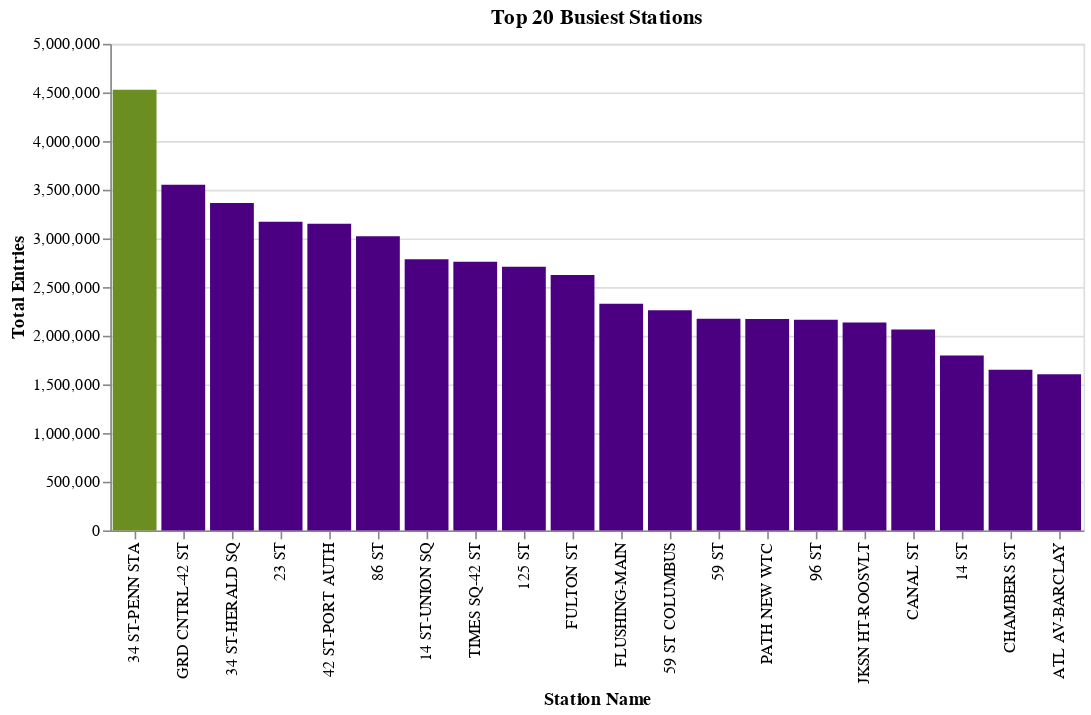

Source (notebook cell):
### Code cell
source = totstation.sort_values('DAILY_ENTRIES',ascending = False).head(20)
alt.Chart(source, title="Top 20 Busiest Stations").mark_bar().encode(
    x=alt.X('STATION:O', title='Station Name',sort='-y'),
    y=alt.Y('DAILY_ENTRIES:Q', title='Total Entries'),
    color=alt.condition(
        alt.datum.STATION == '34 ST-PENN STA',
        alt.value('olivedrab'), 
        alt.value('indigo') 
    )
).properties(width=600)

### Figure 1 — Vega-Lite specification as saved in the notebook (floating-point values rounded to 4 significant figures)
{"config": {"view": {"continuousWidth": 400, "continuousHeight": 300}}, "data": {"name": "data-584e5f5e60fceb0601ee07b3cac5f3e1"}, "mark": "bar", "encoding": {"color": {"condition": {"value": "olivedrab", "test": "(datum.STATION === '34 ST-PENN STA')"}, "value": "indigo"}, "x": {"field": "STATION", "sort": "-y", "title": "Station Name", "type": "ordinal"}, "y": {"field": "DAILY_ENTRIES", "title": "Total Entries", "type": "quantitative"}}, "title": "Top 20 Busiest Stations", "width": 600, "$schema": "https://vega.github.io/schema/vega-lite/v4.17.0.json", "datasets": {"data-584e5f5e60fceb0601ee07b3cac5f3e1": [{"STATION": "34 ST-PENN STA", "DAILY_ENTRIES": 4528000.0}, {"STATION": "GRD CNTRL-42 ST", "DAILY_ENTRIES": 3552000.0}, {"STATION": "34 ST-HERALD SQ", "DAILY_ENTRIES": 3365000.0}, {"STATION": "23 ST", "DAILY_ENTRIES": 3172000.0}, {"STATION": "42 ST-PORT AUTH", "DAILY_ENTRIES": 3150000.0}, {"STATION": "86 ST", "DAILY_ENTRIES": 3022000.0}, {"STATION": "14 ST-UNION SQ", "DAILY_ENTRIES": 2787000.0}, {"STATION": "TIMES SQ-42 ST", "DAILY_ENTRIES": 2760000.0}, {"STATION": "125 ST", "DAILY_ENTRIES": 2710000.0}, {"STATION": "FULTON ST", "DAILY_ENTRIES": 2625000.0}, {"STATION": "FLUSHING-MAIN", "DAILY_ENTRIES": 2329000.0}, {"STATION": "59 ST COLUMBUS", "DAILY_ENTRIES": 2262000.0}, {"STATION": "59 ST", "DAILY_ENTRIES": 2174000.0}, {"STATION": "PATH NEW WTC", "DAILY_ENTRIES": 2173000.0}, {"STATION": "96 ST", "DAILY_ENTRIES": 2163000.0}, {"STATION": "JKSN HT-ROOSVLT", "DAILY_ENTRIES": 2135000.0}, {"STATION": "CANAL ST", "DAILY_ENTRIES": 2065000.0}, {"STATION": "14 ST", "DAILY_ENTRIES": 1797000.0}, {"STATION": "CHAMBERS ST", "DAILY_ENTRIES": 1652000.0}, {"STATION": "ATL AV-BARCLAY", "DAILY_ENTRIES": 1604000.0}]}}
